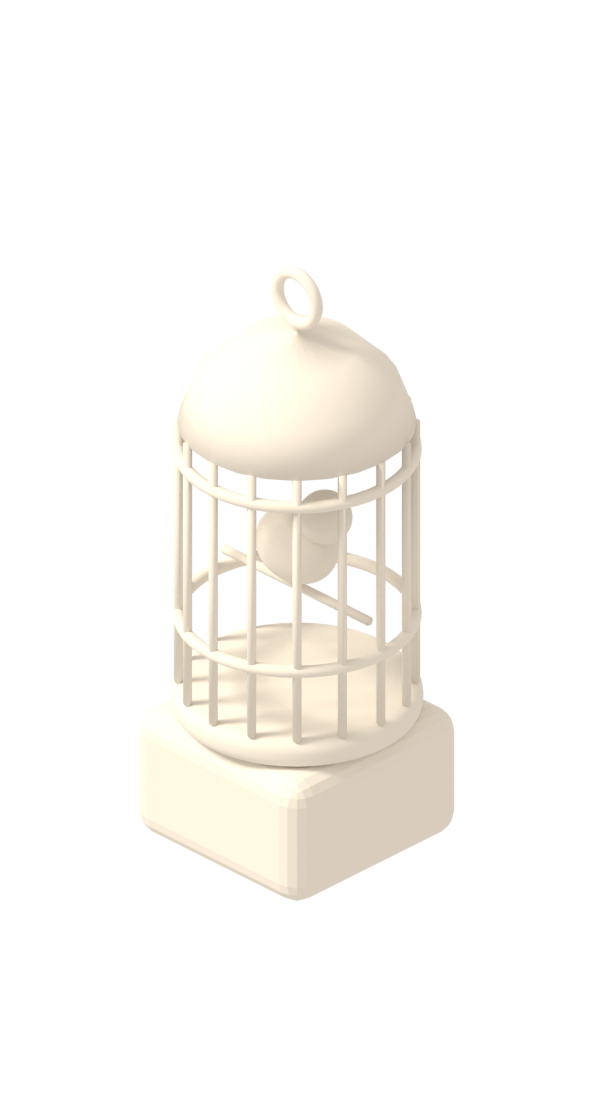
#> input picture assets/gen/ref/_white_bird_cage_raw.png, 594 x 1100 px, given in place of _white_bird_cage_raw.png_raw.png, which was not available
$ python white_canvas.py ref/_white_bird_cage_raw.png
#> lines starting #> are read from the running program, lines starting #| are printed output that depends on the picture
#!/usr/bin/env python3
"""Put a raw white-model render (assets/gen/ref/_white_<name>_raw.png, transparent) on the
1536 x 1536 #F0F0F0 canvas the image model paints over: the piece scaled so its box is about
950 px tall or 1100 px wide (never smaller than rendered), centred.

  python3 assets/gen/white_canvas.py <name> [name ...]
"""
import sys
from pathlib import Path

from PIL import Image

REF = Path(__file__).resolve().parent / "ref"
for n in sys.argv[1:]:
    raw = Image.open(REF / ("_white_%s_raw.png" % n)).convert("RGBA")
#> raw is the input picture: PIL image 594x1100 RGBA; mean R, G, B, A 45.8, 43.9, 40.3, 48.3
    raw = raw.crop(raw.getbbox())
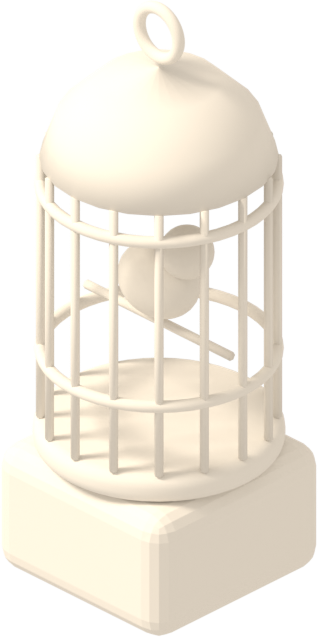
#> raw: PIL image 318x637 RGBA; mean R, G, B, A 147.5, 141.5, 130, 155.7; transparent parts drawn white
    k = max(1.0, min(950 / raw.height, 1100 / raw.width))
#> k = 1.49
    raw = raw.resize((round(raw.width * k), round(raw.height * k)), Image.LANCZOS)
#> raw: PIL image 474x950 RGBA
    out = Image.new("RGB", (1536, 1536), (240, 240, 240))
#> out: PIL image 1536x1536 RGB; every value is 240
    out.paste(raw, ((1536 - raw.width) // 2, (1536 - raw.height) // 2), raw)
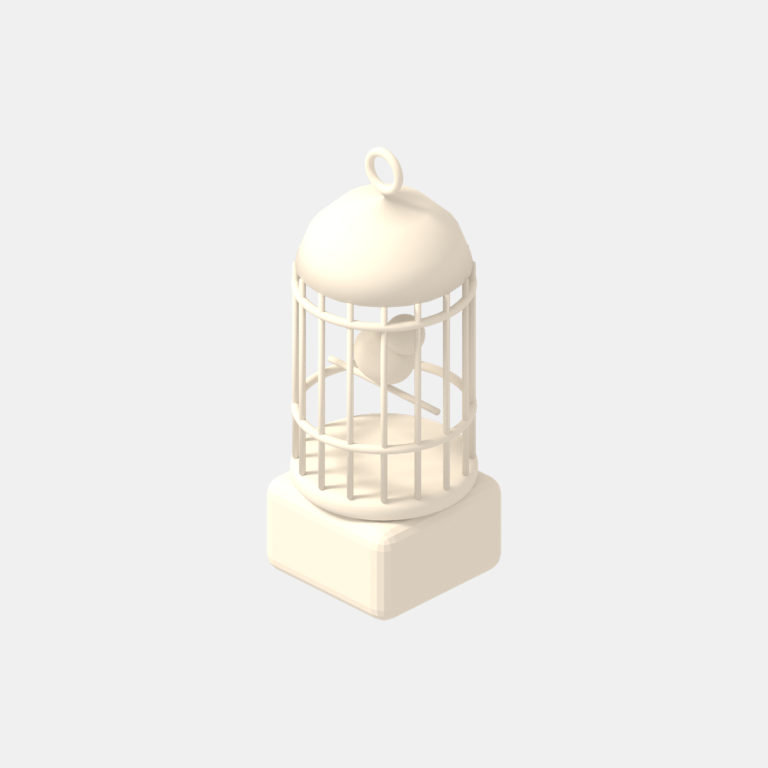
#> out: PIL image 1536x1536 RGB (shown at 1/2 size); mean R, G, B 239.3, 238.2, 236
    out.save(REF / ("white_%s.png" % n))
    print(n, raw.size)
#| ref/_white_bird_cage_raw.png (474, 950)

$ run again, on assets/gen/ref/_white_embroidery_frame_raw.png
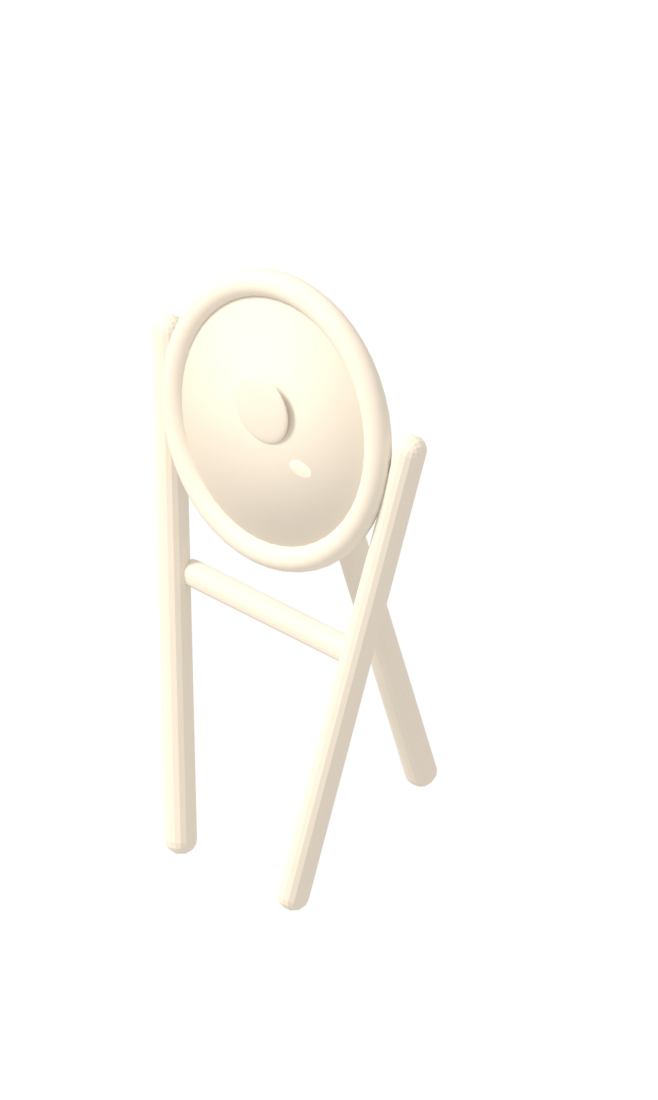
#> input picture assets/gen/ref/_white_embroidery_frame_raw.png, 658 x 1100 px, given in place of _white_embroidery_frame_raw.png_raw.png, which was not available
#> raw is the input picture: PIL image 658x1100 RGBA; mean R, G, B, A 32.5, 31.5, 29, 33
#> `raw = raw.crop(raw.getbbox())`:
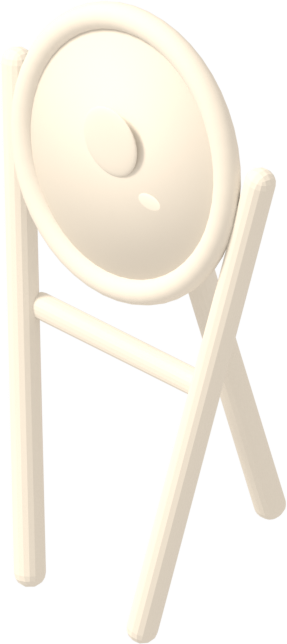
#> raw: PIL image 287x644 RGBA; mean R, G, B, A 127.1, 123.1, 113.4, 129.3; transparent parts drawn white
#> `out.paste(raw, ((1536 - raw.width) // 2, (1536 - raw.height) // 2), raw)`:
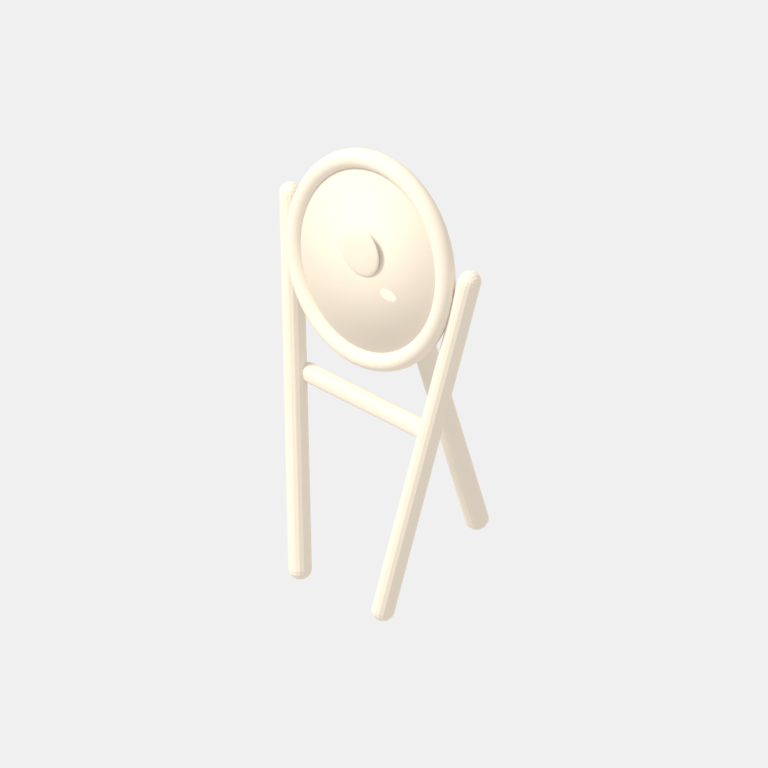
#> out: PIL image 1536x1536 RGB (shown at 1/2 size); mean R, G, B 240.2, 239.6, 238
#| ref/_white_embroidery_frame_raw.png (423, 950)

$ run again, on assets/gen/ref/_white_kang_raw.png
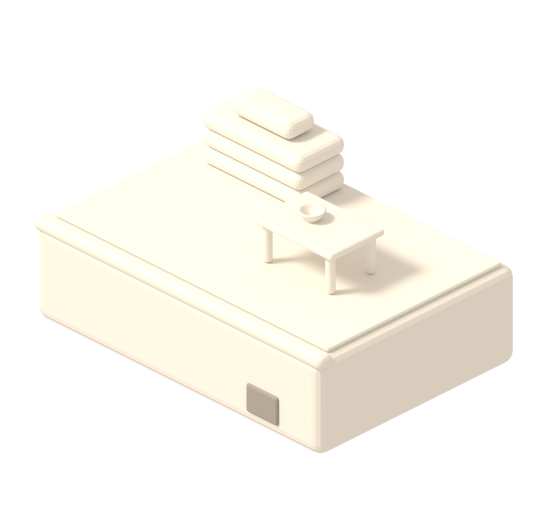
#> input picture assets/gen/ref/_white_kang_raw.png, 1100 x 1017 px, given in place of _white_kang_raw.png_raw.png, which was not available (shown at 1/2 size)
#> raw is the input picture: PIL image 1100x1017 RGBA; mean R, G, B, A 90.9, 88.9, 82.3, 94.4
#> `raw = raw.crop(raw.getbbox())`:
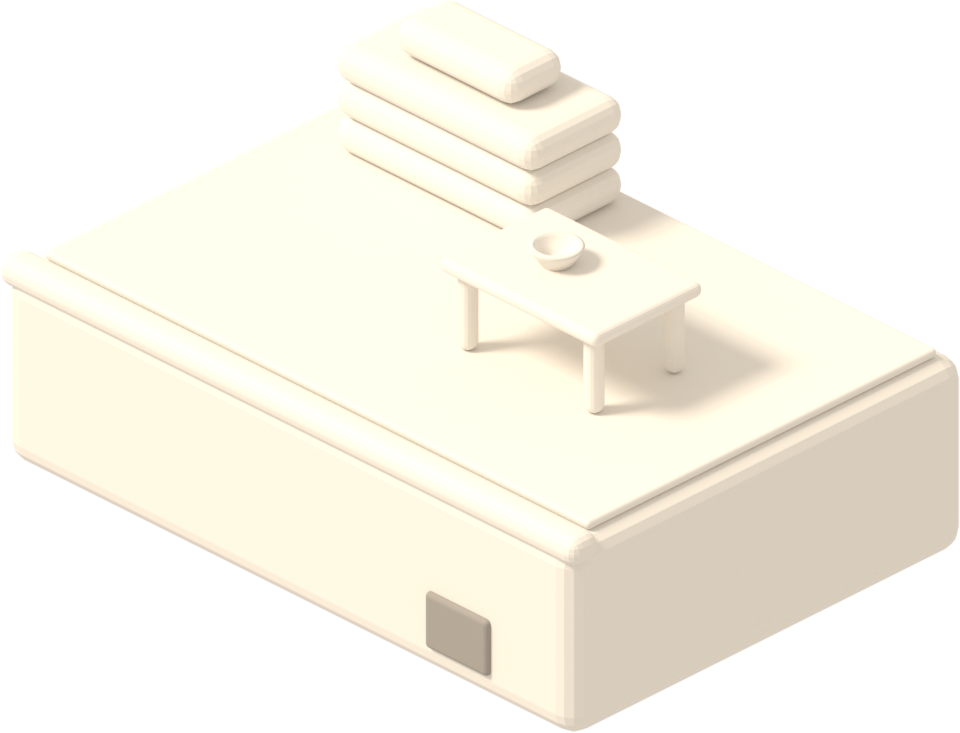
#> raw: PIL image 960x733 RGBA; mean R, G, B, A 144.5, 141.4, 130.7, 150; transparent parts drawn white
#> `out.paste(raw, ((1536 - raw.width) // 2, (1536 - raw.height) // 2), raw)`:
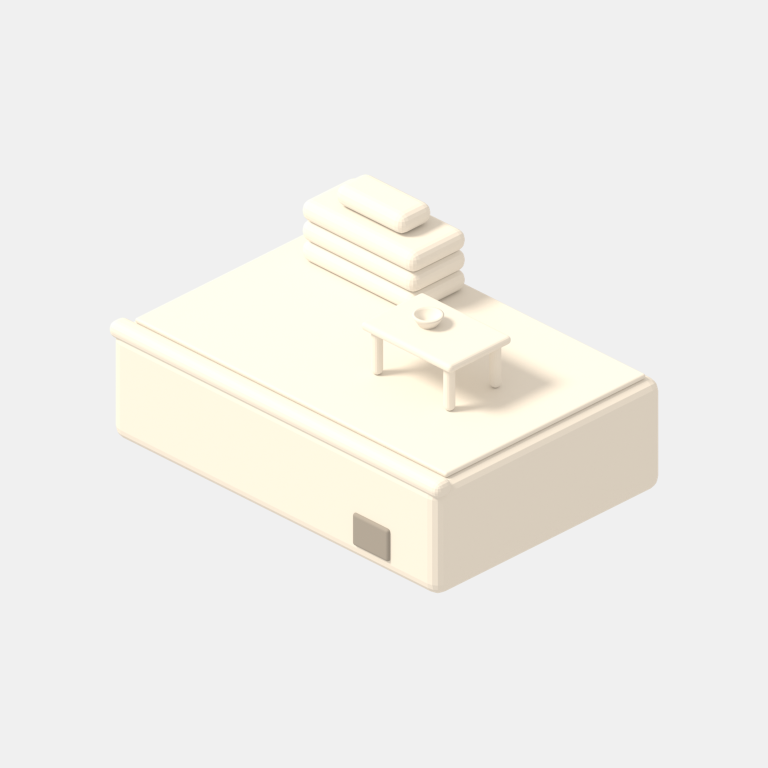
#> out: PIL image 1536x1536 RGB (shown at 1/2 size); mean R, G, B 240.9, 239.7, 235.6
#| ref/_white_kang_raw.png (1100, 840)
